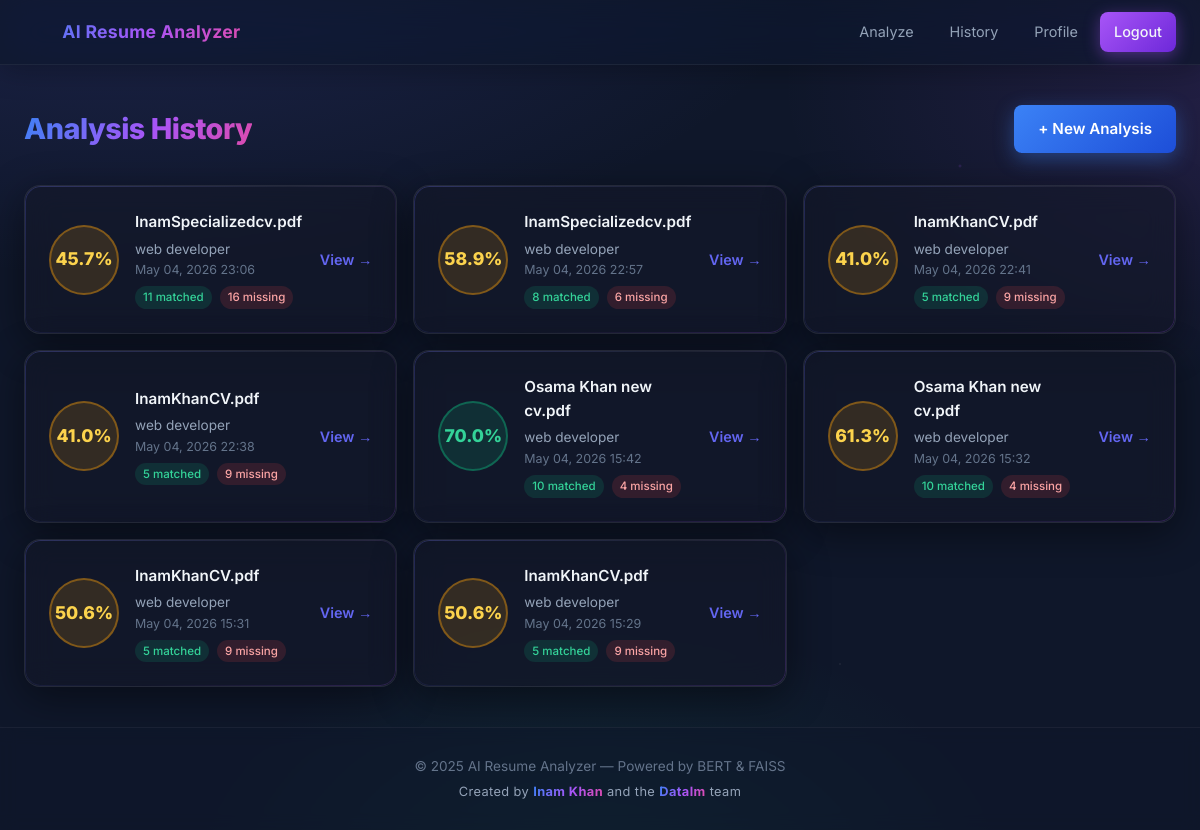
Page /analyzer/history/ (signed in) on the earlier database version.
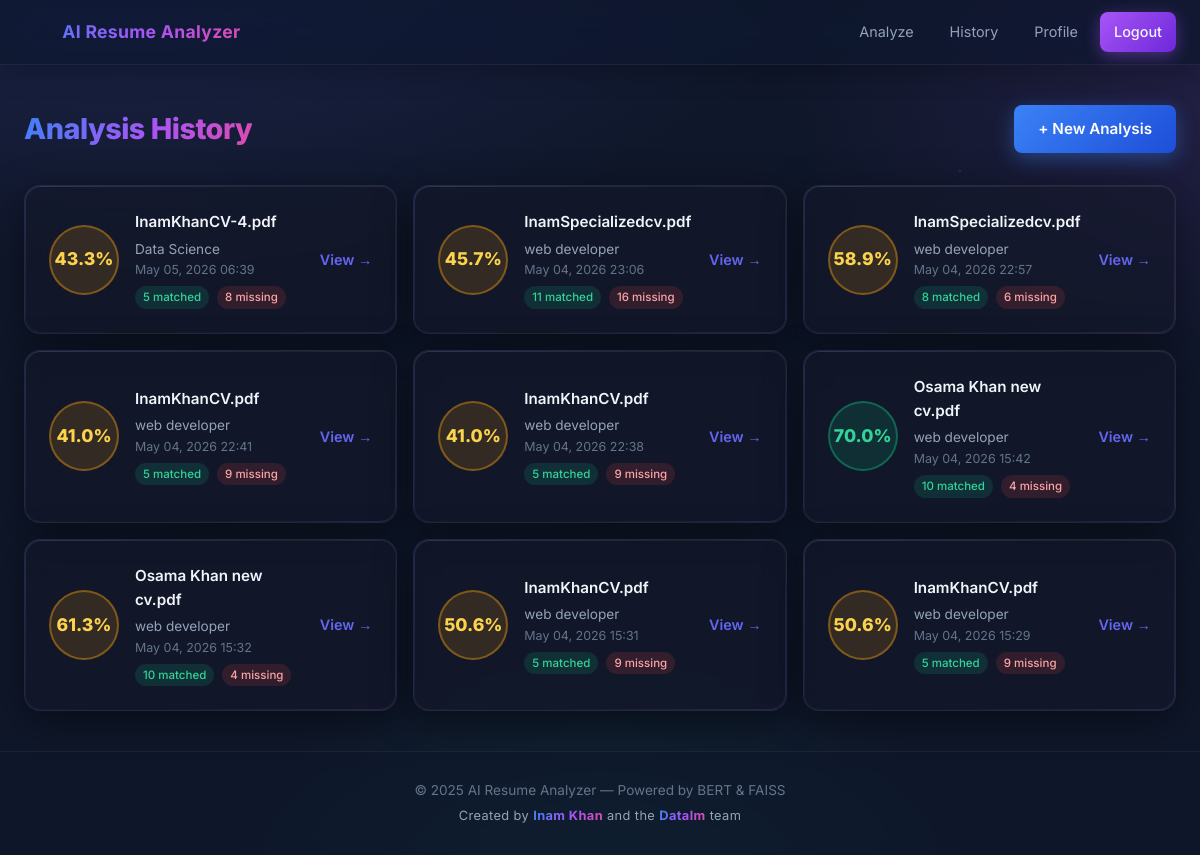
Same page on the later database version.
### analyzer/models.py (models this page shows, shortened)
class MatchResult(models.Model):
    user = models.ForeignKey(settings.AUTH_USER_MODEL, on_delete=models.CASCADE, related_name='match_results')
    resume = models.ForeignKey(Resume, on_delete=models.CASCADE, related_name='match_results')
    job_description = models.ForeignKey(JobDescription, on_delete=models.CASCADE, related_name='match_results')
    match_score = models.FloatField()
    matched_skills = models.JSONField(default=list)
    missing_skills = models.JSONField(default=list)
    recommendations = models.JSONField(default=list)
    shap_explanation = models.JSONField(default=dict)
    score_breakdown = models.JSONField(default=dict)
    semantic_scores = models.JSONField(default=dict)
    section_scores = models.JSONField(default=dict)
    keyword_analysis = models.JSONField(default=dict)
    experience_analysis = models.JSONField(default=dict)
    matched_by_group = models.JSONField(default=dict)
    missing_by_group = models.JSONField(default=dict)
    critical_missing = models.JSONField(default=list)
    ai_analysis = models.JSONField(default=dict, blank=True)
    ai_rewritten = models.JSONField(default=dict, blank=True)
    created_at = models.DateTimeField(auto_now_add=True)
    class Meta:
        ordering = ['-created_at']

class Resume(models.Model):
    user = models.ForeignKey(settings.AUTH_USER_MODEL, on_delete=models.CASCADE, related_name='resumes')
    file = models.FileField(upload_to='resumes/')
    original_filename = models.CharField(max_length=255)
    extracted_text = models.TextField(blank=True)
    uploaded_at = models.DateTimeField(auto_now_add=True)

class JobDescription(models.Model):
    user = models.ForeignKey(settings.AUTH_USER_MODEL, on_delete=models.CASCADE, related_name='job_descriptions')
    title = models.CharField(max_length=255, blank=True)
    text = models.TextField()
    file = models.FileField(upload_to='job_descriptions/', blank=True, null=True)
    created_at = models.DateTimeField(auto_now_add=True)

### analyzer/views.py (the view)
# urls.py: path('history/', views.history_view, name='history'),
@login_required
def history_view(request):
    results = MatchResult.objects.filter(user=request.user).select_related('resume', 'job_description')
    return render(request, 'analyzer/history.html', {'results': results})

### templates/analyzer/history.html (shortened to what this page needs)
{% extends 'base.html' %}
{% block content %}
<div class="page-container">
  <div class="page-header">
    <h1>Analysis History</h1>
    <a href="{% url 'analyzer:upload' %}" class="btn-primary">+ New Analysis</a>
  </div>
  {% if results %}
    <div class="history-grid">
      {% for r in results %}
        <div class="history-card card">
          <div class="history-score">
            <span class="score-badge-lg {% if r.match_score >= 70 %}score-high{% elif r.match_score >= 40 %}score-mid{% else %}score-low{% endif %}">
              {{ r.match_score }}%
            </span>
          </div>
          <div class="history-info">
            <h3>{{ r.resume.original_filename }}</h3>
            <p class="history-jd">{{ r.job_description.title|default:"Job Description" }}</p>
            <p class="history-date">{{ r.created_at|date:"M d, Y H:i" }}</p>
            <div class="history-skills">
              <span class="skill-mini matched">{{ r.matched_skills|length }} matched</span>
              <span class="skill-mini missing">{{ r.missing_skills|length }} missing</span>
            </div>
          </div>
          <a href="{% url 'analyzer:results' r.pk %}" class="history-link">View →</a>
        </div>
      {% endfor %}
    </div>
  {% endif %}
</div>
{% endblock %}

Differences in the rows shown:
added MatchResult: match_score "43.3", resume.original_filename "InamKhanCV-4.pdf", job_description "Data Science", created_at "May 05, 2026 06:39", matched_skills|length "5", missing_skills|length "8"
